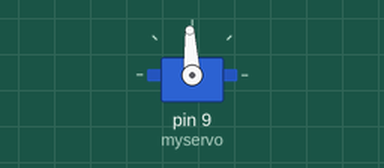
Bench run of a sketch on a simulated Arduino Uno, built with avr-gcc and run on an emulated ATmega328P. On the bench: servo.

Above: at 5.05 s.
Timing chart, 0 to 11.5 s (numbered marks = the images above):
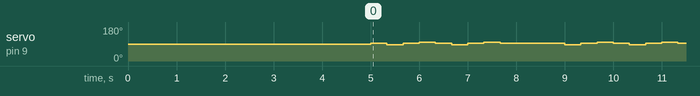

Measured:
- by itself, servo on pin 9 (myservo): repeats every 5.0 s: 86° 0.33 s, 93° 0.33 s, 100° 0.33 s, 93° 0.33 s, 86° 0.33 s, 93° 0.33 s, 100° 0.33 s, 93° 0.33 s, 95° 0.33 s, 93° 0.67 s, 86° 0.33 s, 93° 0.33 s, 100° 0.33 s, 93° 0.33 s

The sketch:

Servo_3sixty.ino
```cpp
#include <VarSpeedServo.h>

VarSpeedServo myservo;
int count = 0;


void setup() {

  Serial.begin(9600);
  myservo.attach(9);
  delay(5000);

  /*
  myservo.writeMicroseconds(700); //senso orario (700 valore minimo)
  delay(2000);
  myservo.writeMicroseconds(1515);//stop
  delay(2000);
  myservo.writeMicroseconds(1700);// senso antiorario (2300 valore massimo)
  delay(1000);
  myservo.writeMicroseconds(1515);//stop*/

}

void loop(){

  count++;

  if(count%3==0){

    //rotate anticlockwise to account for slippage

    myservo.writeMicroseconds(1500);
    delay(333);
    myservo.writeMicroseconds(1520);
    delay(333);
    myservo.writeMicroseconds(1500);
    delay(333);

    }

  myservo.writeMicroseconds(1500);
  delay(333);
  myservo.writeMicroseconds(1435);
  delay(333);
  myservo.writeMicroseconds(1500);
  delay(333);
  myservo.writeMicroseconds(1575);
  delay(333);

}
```
